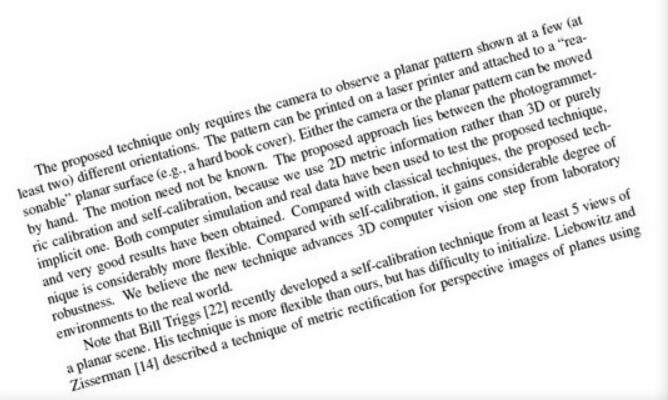
#> input picture lang/programming/python/opencv/透视变换/english_rotation.jpg, 668 x 400 px
$ python fl.py
#> lines starting #> are read from the running program, lines starting #| are printed output that depends on the picture; after the words box and inside, x2 and y2 are one past the last pixel; in counts of white or black regions, pixels touching at a corner belong together; long printed decimals are rounded
import cv2
import numpy as np
import math

def fourier_demo():
    #1、灰度化读取文件，
    img = cv2.imread('english_rotation.jpg',0)
#> img is the input picture: shape (400, 668); min 10, max 255, mean 234.9

    #2、图像延扩
    h, w = img.shape[:2]
#> h = 400; w = 668
    new_h = cv2.getOptimalDFTSize(h)
#> new_h = 400
    new_w = cv2.getOptimalDFTSize(w)
#> new_w = 675
    right = new_w - w
#> right = 7
    bottom = new_h - h
#> bottom = 0
    nimg = cv2.copyMakeBorder(img, 0, bottom, 0, right, borderType=cv2.BORDER_CONSTANT, value=0)
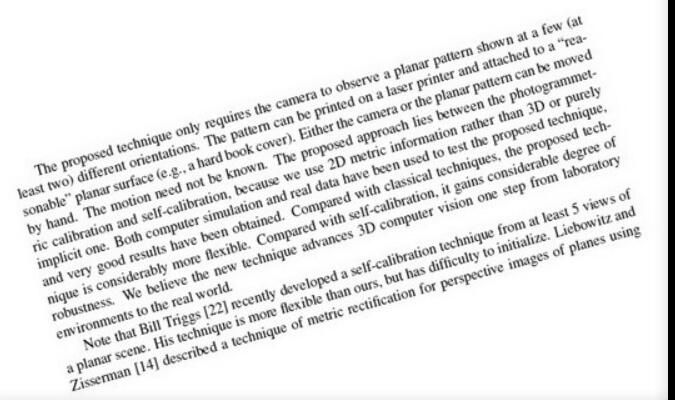
#> nimg: shape (400, 675); min 0, max 255, mean 232.5
    cv2.imshow('new image', nimg)

    #3、执行傅里叶变换，并过得频域图像
    f = np.fft.fft2(nimg)
    fshift = np.fft.fftshift(f)
    magnitude = np.log(np.abs(fshift))
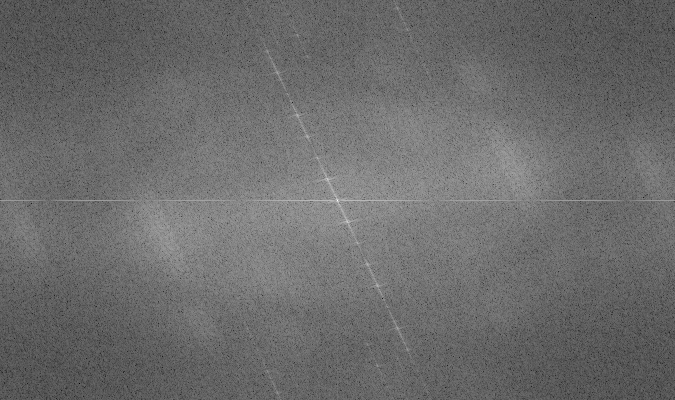
#> magnitude: shape (400, 675) float64; min 1.37, max 17.95, mean 8.38; drawn with min black and max white


    #二值化
    magnitude_uint = magnitude.astype(np.uint8)
    ret, thresh = cv2.threshold(magnitude_uint, 11, 255, cv2.THRESH_BINARY)
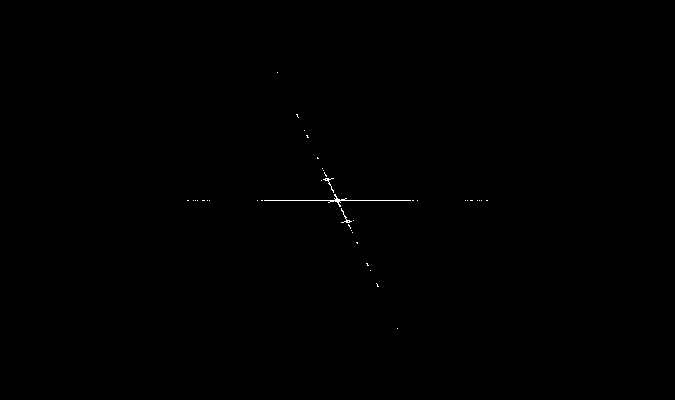
#> thresh: shape (400, 675); 0.12% white in thin lines or dots, all inside (x1, y1, x2, y2) = (187, 72, 488, 329)
    print(ret)

    cv2.imshow('thresh', thresh)
    print(thresh.dtype)
#| uint8
    #霍夫直线变换
    lines = cv2.HoughLinesP(thresh, 2, np.pi/180, 30, minLineLength=40, maxLineGap=100)
#> lines = [[187, 200, 487, 200], [317, 158, 350, 227], [328, 183, 378, 286]]
    print(len(lines))
#| 3

    #创建一个新图像，标注直线
    lineimg = np.ones(nimg.shape,dtype=np.uint8)
    lineimg = lineimg * 255

    piThresh = np.pi/180
    pi2 = np.pi/2
    print(piThresh)

    for line in lines:
        x1, y1, x2, y2 = line[0]
        cv2.line(lineimg, (x1, y1), (x2, y2), (0, 255, 0), 2)
        if x2 - x1 == 0:
            continue
        else:
            theta = (y2 - y1) / (x2 - x1)
        if abs(theta) < piThresh or abs(theta - pi2) < piThresh:
            continue
        else:
            print(theta)
#> this loop made 3 passes
#> (x1, y1, x2, y2, theta) on passes 1 to 3: (187, 200, 487, 200, 0), (317, 158, 350, 227, 2.09), (328, 183, 378, 286, 2.06)
#| 2.091
#| 2.06
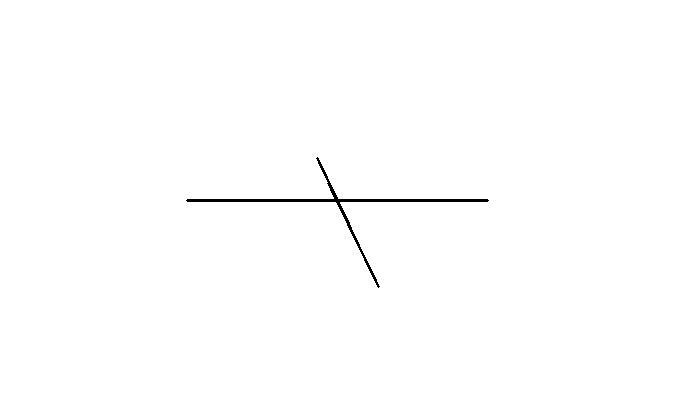
#> lineimg: shape (400, 675); 99.5% white; 1 black region, box (x1, y1, x2, y2) and area: (186, 157, 489, 288) 1296

    angle = math.atan(theta)
#> angle = 1.12
    print(angle)
#| 1.119
    angle = angle * (180 / np.pi)
#> angle = 64.11
    print(angle)
#| 64.106
    angle = (angle - 90)/(w/h)
#> angle = -15.51
    print(angle)
#| -15.505

    center = (w//2, h//2)
#> center = (334, 200)
    M = cv2.getRotationMatrix2D(center, angle, 1.0)
#> M = [[0.964, -0.267, 65.62], [0.267, 0.964, -82.01]]
    rotated = cv2.warpAffine(img, M, (w, h), flags=cv2.INTER_CUBIC, borderMode=cv2.BORDER_REPLICATE)
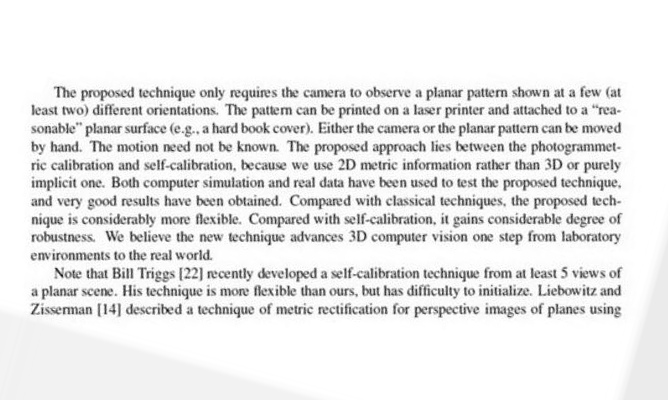
#> rotated: shape (400, 668); min 7, max 255, mean 234.1
    cv2.imshow('line image', lineimg)
    cv2.imshow('rotated', rotated)

    cv2.imwrite('rotated.png',rotated)


fourier_demo()
cv2.waitKey(0)
cv2.destroyAllWindows()

$ run again, with lang/programming/python/opencv/透视变换/密密麻麻.bmp saved as lang/programming/python/opencv/透视变换/english_rotation.jpg
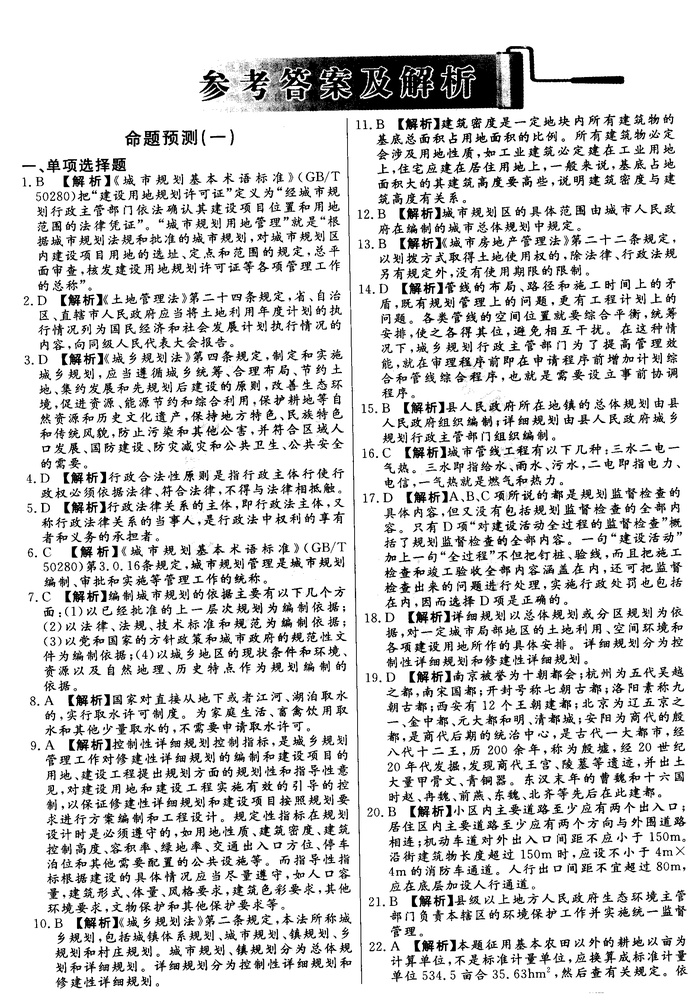
#> input picture lang/programming/python/opencv/透视变换/密密麻麻.bmp, 695 x 1000 px, shrunk from 1868 x 2688 before the run
#> in fourier_demo, img is the input picture: shape (1000, 695); min 0, max 255, mean 215.3
#> in fourier_demo, `ret, thresh = cv2.threshold(magnitude_uint, 11, 255, cv2.THRESH_BINARY)`:
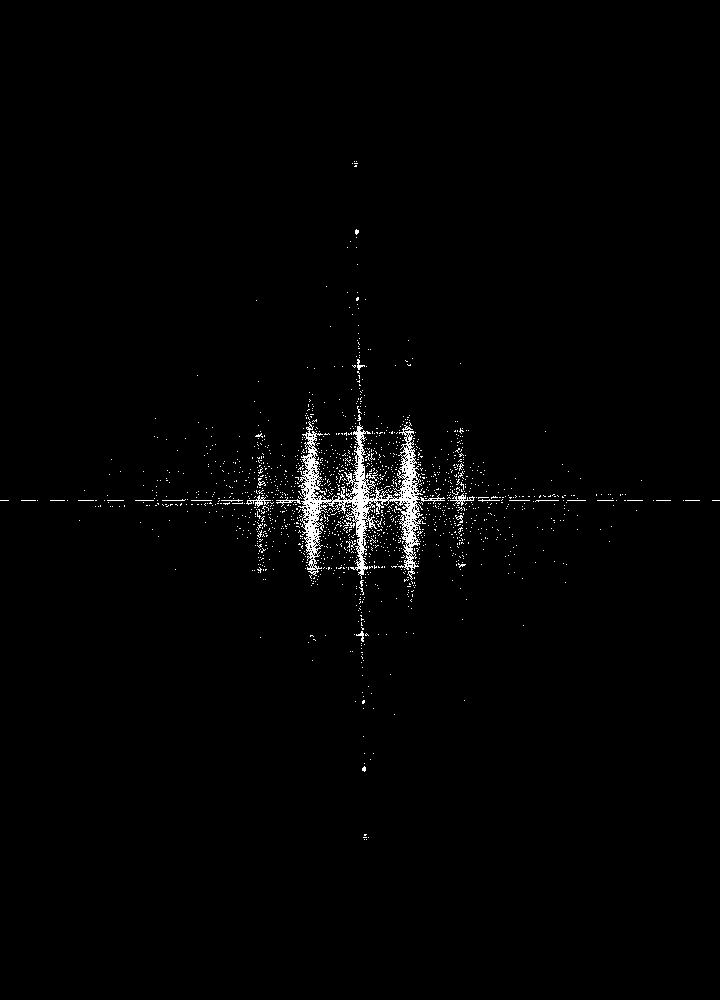
#> thresh: shape (1000, 720); 1.3% white in thin lines or dots, all inside (x1, y1, x2, y2) = (0, 161, 720, 840)
#| uint8
#> lines = 93 rows, first 6: [0, 500, 719, 500], [158, 504, 554, 504], [360, 635, 360, 365], [166, 496, 562, 496], [309, 575, 309, 392], [411, 608, 411, 425]
#| 93
#> the loop in fourier_demo, `for line in lines:` made 93 passes
#> (x1, y1, x2, y2, theta) on passes 1, 2, 4, 13, 14, 16, 17, 18: (0, 500, 719, 500, 0), (158, 504, 554, 504, 0), (166, 496, 562, 496, 0), (405, 360, 408, 554, 64.67), (305, 415, 308, 642, 75.67), (314, 639, 316, 486, -76.5), (310, 636, 314, 421, -53.75), (412, 358, 416, 566, 52)
#> (printed output is left out)
#> in fourier_demo, `angle = math.atan(theta)`: angle = 1.56
#| 1.556
#> in fourier_demo, `angle = angle * (180 / np.pi)`: angle = 89.14
#| 89.138
#> in fourier_demo, `angle = (angle - 90)/(w/h)`: angle = -1.24
#| -1.240
#> M = [[1, -0.0216, 10.9], [0.0216, 1, -7.39]]
#> in fourier_demo, `rotated = cv2.warpAffine(img, M, (w, h), flags=cv2.INTER_CUBIC, border..`:
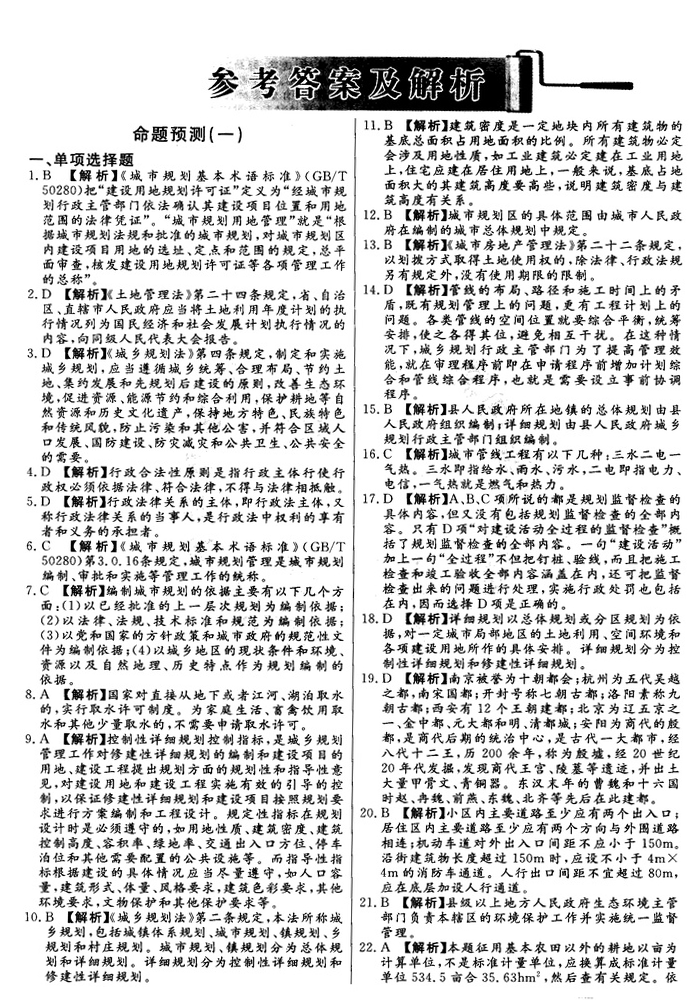
#> rotated: shape (1000, 695); min 0, max 255, mean 214.5
